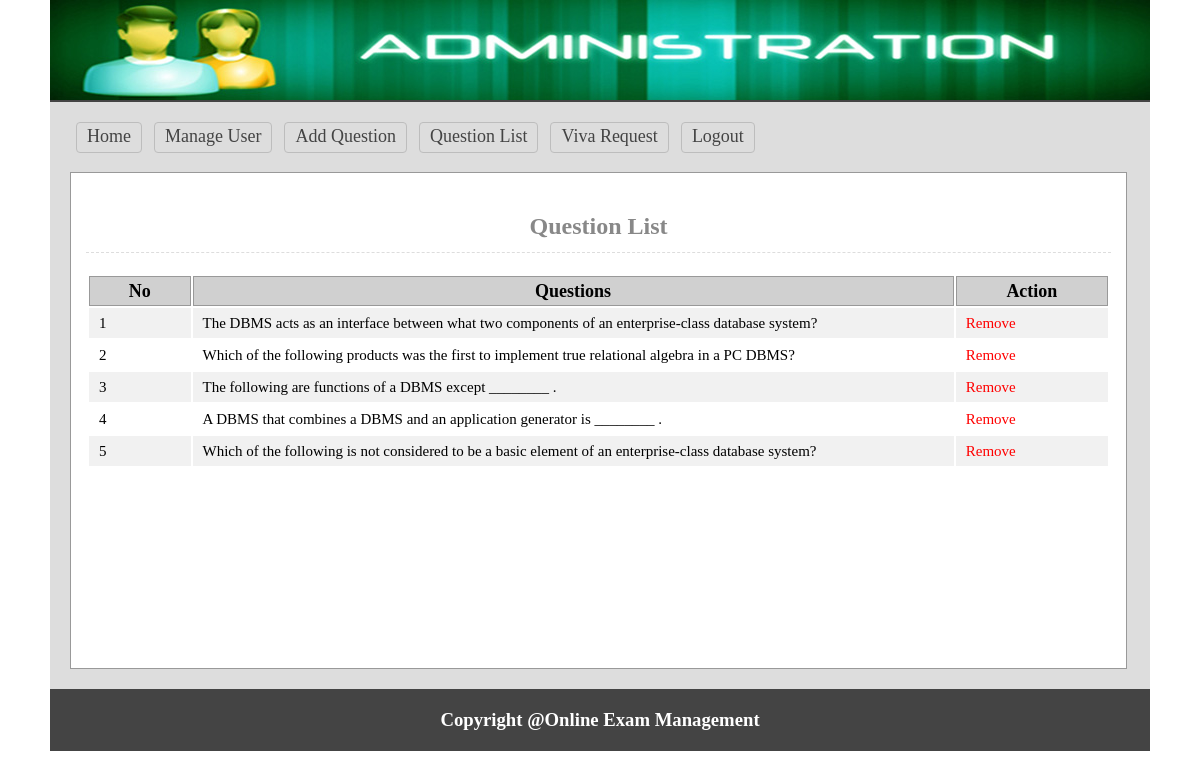
Page /admin/quesList.php (signed in) on the committed database.
### tables this page shows
CREATE TABLE `tbl_ques` (
  `id` int(11) NOT NULL,
  `quesNo` int(11) NOT NULL,
  `ques` text NOT NULL
);

### lib/Database.php (called while the page is built, shortened)
<?php
Class Database{
	public $host   = DB_HOST;
	public $user   = DB_USER;
	public $pass   = DB_PASS;
	public $dbname = DB_NAME;
	public $link;
	private function connectDB(){
	$this->link = new mysqli($this->host, $this->user, $this->pass, $this->dbname);
 }
	public function select($query){
		$result = $this->link->query($query) or die($this->link->error.__LINE__);
		if($result->num_rows > 0){
			return $result;
		} else {
			return false;
		}
	}
}

### classes/Exam.php (called while the page is built, shortened)
<?php
$filepath = realpath(dirname(__FILE__));
include_once ($filepath.'/../lib/Database.php');
class Exam{
    private $db;
    public function __construct(){
        $this->db = new Database();
    }
    public function getQuesByOrder(){
        $query  = "SELECT * FROM tbl_ques ORDER BY quesNo ASC";
        $result = $this->db->select($query);
        return $result;
    }
}
?>

### admin/quesList.php (the view, shortened to what this page needs)
<?php
$filepath = realpath(dirname(__FILE__));
include_once ($filepath.'/inc/header.php');
include_once ($filepath.'/../classes/Exam.php');
$exm = new Exam();
?>
    <div class="main">
        <h1 style="text-align: center; font-size: 24px">Question List</h1>
        <div class="queslist">
            <table class="tblone">
                <tr>
                    <th width="10%">No</th>
                    <th width="75%">Questions</th>
                    <th width="15%">Action</th>
                </tr>
                <?php
                $getData = $exm->getQuesByOrder();
                if($getData){
                    $i = 0;
                    while($result = $getData->fetch_assoc()){
                        $i++;
                 ?>
                        <tr>
                            <td><?php echo $i; ?></td>
                            <td><?php echo $result['ques']; ?></td>
                            <td>
                                <a style="color: red; text-decoration: none" onclick="return confirm('Are You Sure to Remove?')" href="?delQues=<?php echo $result['quesNo']; ?>">Remove</a>
                            </td>
                        </tr>
                    <?php } } ?>
            </table>
        </div>
    </div>
<?php include 'inc/footer.php'; ?>

### admin/css/admin.css (style rules this page uses)
* { margin:0;padding:0;outline:none }
body { font-family:verdana }
.tblone { width:100%;border:1px solid #fff;margin:20px 0 }
.tblone td { font-size: 15px; padding: 5px 10px; }
table.tblone th { background-color: #d0d0d0; border: 1px solid #999; }
table.tblone tr:nth-child(2n+1) { background:#fff;height:30px; }
table.tblone tr:nth-child(2n) { background:#f1f1f1;height:30px; }
.tblone td a { color:#3399FF; }
.main { background: #fff none repeat scroll 0 0; border: 1px solid #999; margin-top: 15px; min-height: 465px; padding: 15px; width: 1025px; }
.main h1 { border-bottom: 1px dashed #ddd; color: #888; margin: 25px 0 5px; padding-bottom: 12px; }

### rows in the picture
tbl_ques: ques "The DBMS acts as an interface between what two components of an enterprise-class database system?"
tbl_ques: ques "Which of the following products was the first to implement true relational algebra in a PC DBMS?"
tbl_ques: ques "The following are functions of a DBMS except ________ ."
tbl_ques: ques "A DBMS that combines a DBMS and an application generator is ________ ."
tbl_ques: ques "Which of the following is not considered to be a basic element of an enterprise-class database system?"
